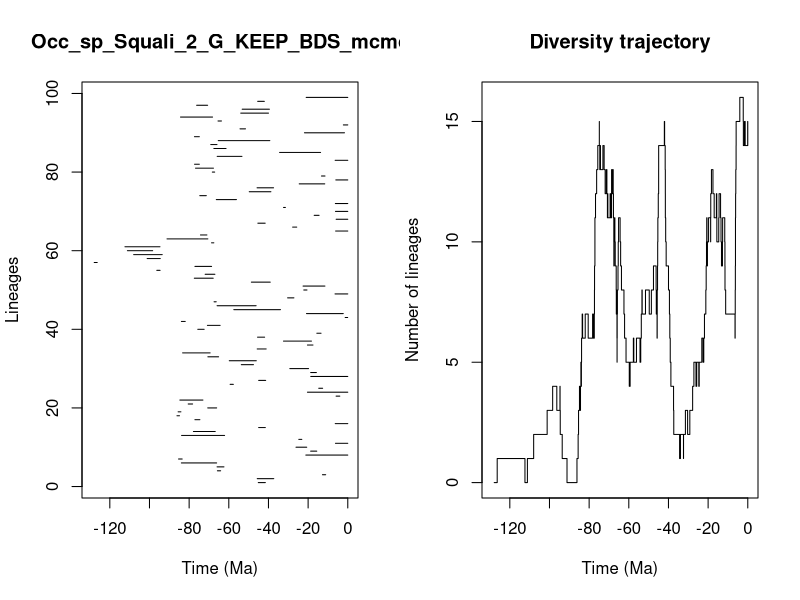

The R source for this figure:


pdf(file='../Results/Species/5_MA_bins_EP/pyrate_mcmc_logs/Occ_sp_Squali_2_G_KEEP_BDS_mcmc_LTT.pdf',width=0.6*20, height=0.6*10)
title = "Occ_sp_Squali_2_G_KEEP_BDS_mcmc"
ts=c(45.13501539178202, 45.66160826713029,12.762836853501867,65.74266794244878,65.91730840034838,83.9224851965578,85.33975194978743,21.15561976274402,18.73118915235593,26.118809245280858,6.207868247106325,24.69947287714205,83.81758571425885,77.84513221111763,44.94940156482537,6.322741281855365,77.08447730197594,86.13781854716848,85.54601182491736,70.62331843412755,80.47452990056664,84.68309589055312,5.893715720358013,20.337827438162613,14.637780027602313,59.328416864721696,44.93874219360357,18.670559551161784,18.711553493447738,29.22726878104133,53.696164336053265,59.76062827544492,70.55591683402886,83.29073960735741,45.67908113624349,20.342040733966552,32.424583112290826,45.50465795474469,15.598675763694922,75.63559257261548,70.78648791491543,83.90183408552392,1.3130454920428296,20.817929012315332,57.47132109252247,65.90652065623155,67.42398268008112,30.342384071059,6.432898590194566,22.18884486886923,22.54971010869879,48.61591999427254,77.39789048805773,71.92553884011117,96.30410717464783,77.08325504025723,127.87201753932705,101.17428478339727,107.97696254831604,111.12887158138739,112.36543802572092,68.7031141288948,91.15893184279147,74.28513846413573,6.132416469052374,27.809265265139683,45.347461698184134,5.868784366171433,16.943991873721938,6.211466492081721,32.395037748761865,6.265116430270968,66.29875950095476,74.62910535439592,49.68704524541823,45.74614201120026,24.490017845005205,6.039628796267201,13.2593204408462,68.30369277511731,76.78289529080314,77.2715447502914,6.369283010533807,65.85909098432724,34.38632854770305,67.53325968927457,69.09664493362772,65.32038727168924,77.31604934883613,21.844502920316284,54.339050773176645,2.2266026309695746,65.44131467762351,84.35486241133462,53.97544288195726,53.25100991056584,76.21668256759304,45.43053368086948,20.979461839609918)
te=c(41.56601812207689, 37.32215686681535,11.148617387846514,64.11657166735428,62.442095718698596,66.13268431965336,83.50899079540685,0.0,15.63656125368624,20.701081666840523,0.0,23.18153226957325,62.128218541979585,66.84274495704973,41.58070574642338,0.0,74.58462327673087,84.87250387359018,84.15154345137182,66.1265143281295,78.25574137729159,73.04996019427952,4.021411803694931,0.0,12.681730243341942,57.696733447087595,41.40320351560505,0.0,15.829345303914693,19.769379922057364,47.557401117889704,46.136303533532654,65.15345479182618,69.42122127853278,41.15610476045782,17.562145415273445,18.32408177683329,41.93483854868753,13.491888211848456,72.43894917748476,64.37708970403885,81.97335247428202,0.049508657046157645,2.2873783516440875,33.94744053317961,46.222579768231824,66.35168168880864,27.16885540004805,0.0,20.57265489042061,11.521010143412898,39.09938364248413,67.86166794791292,67.01269789136653,94.65520239503569,68.6858361844562,126.36256254898532,94.56977108363994,93.57848600977104,98.39704109835404,94.71283644708595,67.55432035826067,70.56391467560111,71.04569267558203,0.0,25.74411147822143,41.64991611590496,0.0,14.471622300981894,0.0,31.454590426825867,0.0,56.13032455798242,71.33374247884441,38.773549476537575,37.428562039312915,11.61325910369225,0.0,11.489573780179601,67.12421945196226,67.74001016117207,74.8632016234409,0.0,53.370811611114945,13.721342357748982,61.39078807877448,65.96332305137713,39.31703869129814,74.86372101633184,1.6648022911129148,51.58372545353089,0.0,63.70320343873726,68.19072844706047,39.982106282520036,39.50886313726023,70.67448161273396,42.074513493231336,0.0)
div_traj=c(0, 1,0,1,2,3,4,3,4,3,2,1,0,1,2,3,4,3,4,5,4,5,6,7,6,7,6,7,6,7,8,9,10,11,12,13,14,15,14,13,14,13,14,13,12,13,12,11,12,11,12,11,12,11,12,13,12,13,12,11,10,9,10,11,10,9,8,7,8,7,6,5,6,7,8,9,10,11,10,9,8,7,6,5,4,5,6,5,6,5,6,7,8,7,8,7,8,9,8,7,6,7,8,9,10,11,12,13,14,15,14,13,12,11,10,9,8,7,6,5,4,3,2,1,2,1,2,3,2,3,4,5,4,5,4,5,6,5,6,7,8,9,10,11,10,9,10,11,10,11,12,13,12,11,12,11,10,11,12,11,10,9,10,11,10,9,8,7,6,7,8,9,10,11,12,13,14,15,16,15,14,15,14,15,14)
time_events=c(127.87201753932705, 126.36256254898532,112.36543802572092,111.12887158138739,107.97696254831604,101.17428478339727,98.39704109835404,96.30410717464783,94.71283644708595,94.65520239503569,94.56977108363994,93.57848600977104,91.15893184279147,86.13781854716848,85.54601182491736,85.33975194978743,84.87250387359018,84.68309589055312,84.35486241133462,84.15154345137182,83.9224851965578,83.90183408552392,83.81758571425885,83.50899079540685,83.29073960735741,81.97335247428202,80.47452990056664,78.25574137729159,77.84513221111763,77.39789048805773,77.31604934883613,77.2715447502914,77.08447730197594,77.08325504025723,76.78289529080314,76.21668256759304,75.63559257261548,74.86372101633184,74.8632016234409,74.62910535439592,74.58462327673087,74.28513846413573,73.04996019427952,72.43894917748476,71.92553884011117,71.33374247884441,71.04569267558203,70.78648791491543,70.67448161273396,70.62331843412755,70.56391467560111,70.55591683402886,69.42122127853278,69.09664493362772,68.7031141288948,68.6858361844562,68.30369277511731,68.19072844706047,67.86166794791292,67.74001016117207,67.55432035826067,67.53325968927457,67.42398268008112,67.12421945196226,67.01269789136653,66.84274495704973,66.35168168880864,66.29875950095476,66.13268431965336,66.1265143281295,65.96332305137713,65.91730840034838,65.90652065623155,65.85909098432724,65.74266794244878,65.44131467762351,65.32038727168924,65.15345479182618,64.37708970403885,64.11657166735428,63.70320343873726,62.442095718698596,62.128218541979585,61.39078807877448,59.76062827544492,59.328416864721696,57.696733447087595,57.47132109252247,56.13032455798242,54.339050773176645,53.97544288195726,53.696164336053265,53.370811611114945,53.25100991056584,51.58372545353089,49.68704524541823,48.61591999427254,47.557401117889704,46.222579768231824,46.136303533532654,45.74614201120026,45.67908113624349,45.66160826713029,45.50465795474469,45.43053368086948,45.347461698184134,45.13501539178202,44.94940156482537,44.93874219360357,42.074513493231336,41.93483854868753,41.64991611590496,41.58070574642338,41.56601812207689,41.40320351560505,41.15610476045782,39.982106282520036,39.50886313726023,39.31703869129814,39.09938364248413,38.773549476537575,37.428562039312915,37.32215686681535,34.38632854770305,33.94744053317961,32.424583112290826,32.395037748761865,31.454590426825867,30.342384071059,29.22726878104133,27.809265265139683,27.16885540004805,26.118809245280858,25.74411147822143,24.69947287714205,24.490017845005205,23.18153226957325,22.54971010869879,22.18884486886923,21.844502920316284,21.15561976274402,20.979461839609918,20.817929012315332,20.701081666840523,20.57265489042061,20.342040733966552,20.337827438162613,19.769379922057364,18.73118915235593,18.711553493447738,18.670559551161784,18.32408177683329,17.562145415273445,16.943991873721938,15.829345303914693,15.63656125368624,15.598675763694922,14.637780027602313,14.471622300981894,13.721342357748982,13.491888211848456,13.2593204408462,12.762836853501867,12.681730243341942,11.61325910369225,11.521010143412898,11.489573780179601,11.148617387846514,6.432898590194566,6.369283010533807,6.322741281855365,6.265116430270968,6.211466492081721,6.207868247106325,6.132416469052374,6.039628796267201,5.893715720358013,5.868784366171433,4.021411803694931,2.2873783516440875,2.2266026309695746,1.6648022911129148,1.3130454920428296,0.049508657046157645,0.0)
                par(mfrow=c(1,2))
                L = length(ts)
                plot(ts, 1:L , xlim=c(-max(ts)-1,0), pch=20, type="n", main=title,xlab="Time (Ma)",ylab="Lineages")
                for (i in 1:L){segments(x0=-te[i],y0=i,x1=-ts[i],y1=i)}    
                t = -time_events
                plot(div_traj ~ t,type="s", main = "Diversity trajectory",xlab="Time (Ma)",ylab="Number of lineages",xlim=c(-max(ts)-1,0))
                abline(v=c(65,200,251,367,445),lty=2,col="gray")
                
